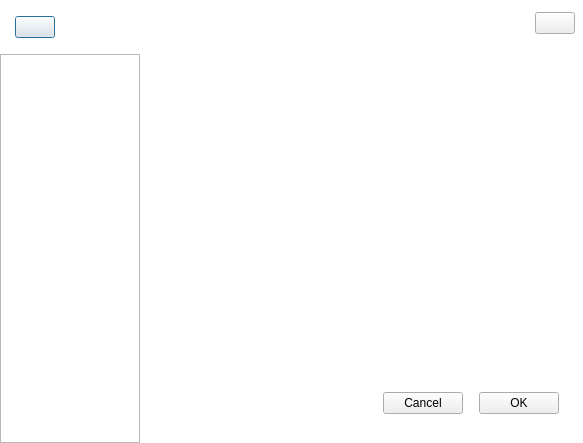
<?xml version="1.0" encoding="UTF-8"?>
<ui version="4.0">
 <class>SetUpDialog</class>
 <widget class="QDialog" name="SetUpDialog">
  <property name="geometry">
   <rect>
    <x>0</x>
    <y>0</y>
    <width>583</width>
    <height>443</height>
   </rect>
  </property>
  <property name="windowTitle">
   <string>Dialog</string>
  </property>
  <property name="styleSheet">
   <string notr="true">#SetUpDialog{background-color: rgba(255, 255, 255, 0);}
</string>
  </property>
  <layout class="QHBoxLayout" name="horizontalLayout">
   <property name="spacing">
    <number>0</number>
   </property>
   <property name="leftMargin">
    <number>0</number>
   </property>
   <property name="topMargin">
    <number>0</number>
   </property>
   <property name="rightMargin">
    <number>0</number>
   </property>
   <property name="bottomMargin">
    <number>0</number>
   </property>
   <item>
    <widget class="QWidget" name="left" native="true">
     <property name="minimumSize">
      <size>
       <width>140</width>
       <height>0</height>
      </size>
     </property>
     <property name="maximumSize">
      <size>
       <width>140</width>
       <height>16777215</height>
      </size>
     </property>
     <layout class="QVBoxLayout" name="verticalLayout">
      <property name="spacing">
       <number>0</number>
      </property>
      <property name="leftMargin">
       <number>0</number>
      </property>
      <property name="topMargin">
       <number>0</number>
      </property>
      <property name="rightMargin">
       <number>0</number>
      </property>
      <property name="bottomMargin">
       <number>0</number>
      </property>
      <item>
       <widget class="QWidget" name="widget" native="true">
        <property name="minimumSize">
         <size>
          <width>0</width>
          <height>54</height>
         </size>
        </property>
        <layout class="QHBoxLayout" name="horizontalLayout_2">
         <property name="leftMargin">
          <number>15</number>
         </property>
         <item>
          <widget class="QPushButton" name="btn_icon">
           <property name="text">
            <string/>
           </property>
          </widget>
         </item>
         <item>
          <widget class="QLabel" name="lab_name">
           <property name="text">
            <string/>
           </property>
          </widget>
         </item>
         <item>
          <spacer name="horizontalSpacer">
           <property name="orientation">
            <enum>Qt::Horizontal</enum>
           </property>
           <property name="sizeHint" stdset="0">
            <size>
             <width>65</width>
             <height>20</height>
            </size>
           </property>
          </spacer>
         </item>
        </layout>
       </widget>
      </item>
      <item>
       <widget class="QListWidget" name="listWidget"/>
      </item>
     </layout>
    </widget>
   </item>
   <item>
    <widget class="QWidget" name="right" native="true">
     <layout class="QVBoxLayout" name="verticalLayout_2">
      <property name="spacing">
       <number>0</number>
      </property>
      <property name="leftMargin">
       <number>0</number>
      </property>
      <property name="topMargin">
       <number>0</number>
      </property>
      <property name="rightMargin">
       <number>0</number>
      </property>
      <property name="bottomMargin">
       <number>0</number>
      </property>
      <item>
       <widget class="QWidget" name="widget_2" native="true">
        <property name="minimumSize">
         <size>
          <width>0</width>
          <height>54</height>
         </size>
        </property>
        <property name="maximumSize">
         <size>
          <width>16777215</width>
          <height>54</height>
         </size>
        </property>
        <layout class="QHBoxLayout" name="horizontalLayout_3">
         <property name="leftMargin">
          <number>8</number>
         </property>
         <property name="topMargin">
          <number>8</number>
         </property>
         <property name="rightMargin">
          <number>8</number>
         </property>
         <property name="bottomMargin">
          <number>16</number>
         </property>
         <item>
          <spacer name="horizontalSpacer_2">
           <property name="orientation">
            <enum>Qt::Horizontal</enum>
           </property>
           <property name="sizeHint" stdset="0">
            <size>
             <width>382</width>
             <height>20</height>
            </size>
           </property>
          </spacer>
         </item>
         <item>
          <widget class="QPushButton" name="btn_close">
           <property name="text">
            <string/>
           </property>
          </widget>
         </item>
        </layout>
       </widget>
      </item>
      <item>
       <widget class="QStackedWidget" name="stackedWidget"/>
      </item>
      <item>
       <widget class="QWidget" name="widget_3" native="true">
        <property name="minimumSize">
         <size>
          <width>0</width>
          <height>80</height>
         </size>
        </property>
        <property name="maximumSize">
         <size>
          <width>16777215</width>
          <height>80</height>
         </size>
        </property>
        <layout class="QHBoxLayout" name="horizontalLayout_4">
         <property name="spacing">
          <number>16</number>
         </property>
         <property name="rightMargin">
          <number>24</number>
         </property>
         <item>
          <spacer name="horizontalSpacer_4">
           <property name="orientation">
            <enum>Qt::Horizontal</enum>
           </property>
           <property name="sizeHint" stdset="0">
            <size>
             <width>216</width>
             <height>20</height>
            </size>
           </property>
          </spacer>
         </item>
         <item>
          <widget class="QPushButton" name="btn_cancel">
           <property name="styleSheet">
            <string notr="true"/>
           </property>
           <property name="text">
            <string>Cancel</string>
           </property>
          </widget>
         </item>
         <item>
          <widget class="QPushButton" name="btn_ok">
           <property name="text">
            <string>OK</string>
           </property>
          </widget>
         </item>
        </layout>
       </widget>
      </item>
     </layout>
    </widget>
   </item>
  </layout>
 </widget>
 <resources/>
 <connections/>
</ui>
